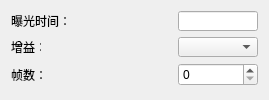
<?xml version="1.0" encoding="UTF-8"?>
<ui version="4.0">
 <class>PEsiPanelWidget</class>
 <widget class="QWidget" name="PEsiPanelWidget">
  <property name="geometry">
   <rect>
    <x>0</x>
    <y>0</y>
    <width>269</width>
    <height>100</height>
   </rect>
  </property>
  <property name="minimumSize">
   <size>
    <width>0</width>
    <height>100</height>
   </size>
  </property>
  <property name="windowTitle">
   <string>PEsiPanelWidget</string>
  </property>
  <layout class="QGridLayout" name="gridLayout">
   <item row="0" column="0">
    <widget class="QLabel" name="sampleTimeStaticLabel">
     <property name="minimumSize">
      <size>
       <width>60</width>
       <height>16</height>
      </size>
     </property>
     <property name="maximumSize">
      <size>
       <width>60</width>
       <height>16</height>
      </size>
     </property>
     <property name="text">
      <string>曝光时间：</string>
     </property>
    </widget>
   </item>
   <item row="0" column="1">
    <spacer name="horizontalSpacer">
     <property name="orientation">
      <enum>Qt::Horizontal</enum>
     </property>
     <property name="sizeHint" stdset="0">
      <size>
       <width>96</width>
       <height>20</height>
      </size>
     </property>
    </spacer>
   </item>
   <item row="0" column="2">
    <widget class="QLineEdit" name="cycleTimeEdit">
     <property name="minimumSize">
      <size>
       <width>80</width>
       <height>20</height>
      </size>
     </property>
     <property name="maximumSize">
      <size>
       <width>80</width>
       <height>20</height>
      </size>
     </property>
    </widget>
   </item>
   <item row="1" column="0">
    <widget class="QLabel" name="gainStaticLabel">
     <property name="minimumSize">
      <size>
       <width>30</width>
       <height>16</height>
      </size>
     </property>
     <property name="maximumSize">
      <size>
       <width>30</width>
       <height>16</height>
      </size>
     </property>
     <property name="text">
      <string>增益：</string>
     </property>
    </widget>
   </item>
   <item row="1" column="2">
    <widget class="QComboBox" name="gainComboBox">
     <property name="minimumSize">
      <size>
       <width>80</width>
       <height>20</height>
      </size>
     </property>
     <property name="maximumSize">
      <size>
       <width>80</width>
       <height>20</height>
      </size>
     </property>
    </widget>
   </item>
   <item row="2" column="0">
    <widget class="QLabel" name="singleShotFramesStaticLabel">
     <property name="maximumSize">
      <size>
       <width>50</width>
       <height>16777215</height>
      </size>
     </property>
     <property name="text">
      <string>帧数：</string>
     </property>
    </widget>
   </item>
   <item row="2" column="2">
    <widget class="QSpinBox" name="singleShotFramesSpinBox"/>
   </item>
  </layout>
 </widget>
 <layoutdefault spacing="6" margin="11"/>
 <resources/>
 <connections/>
</ui>
